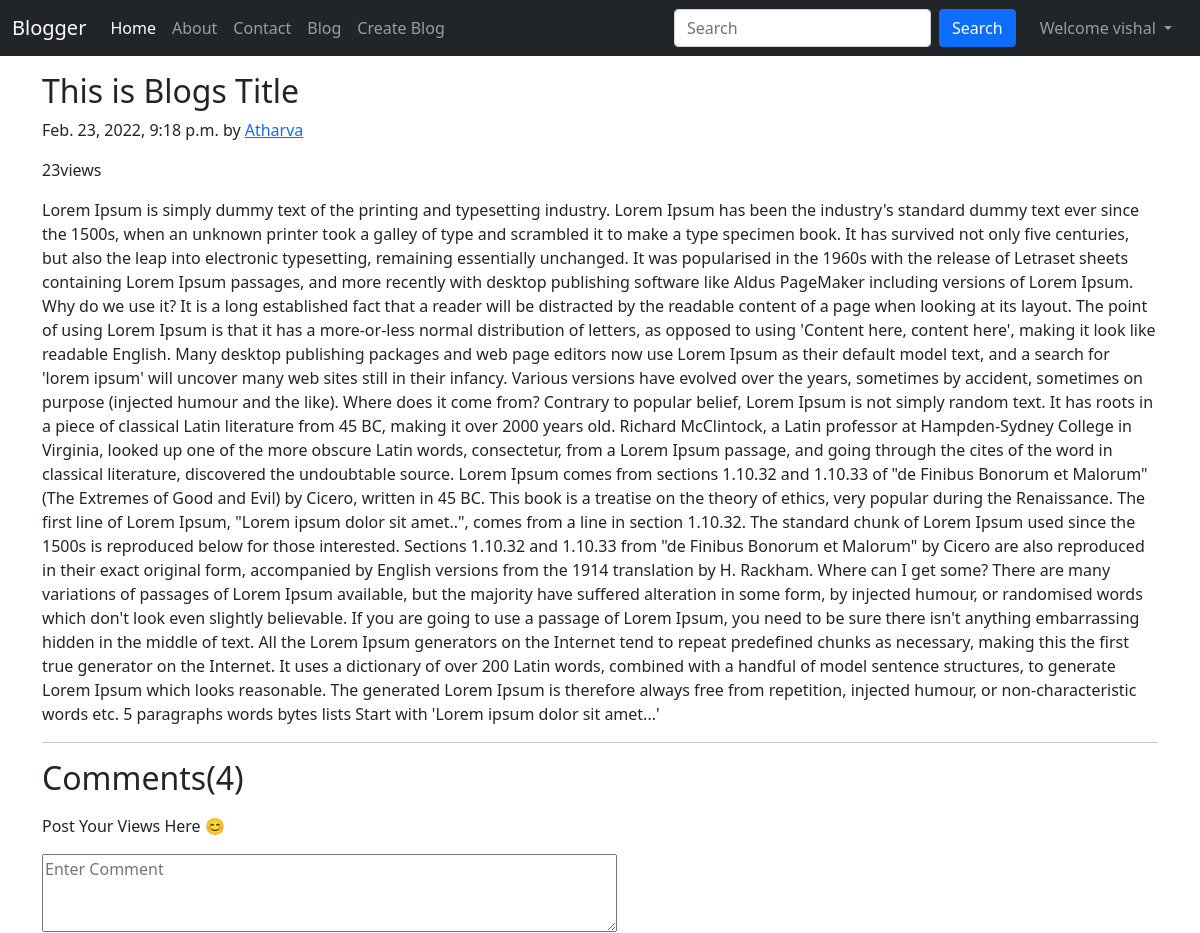
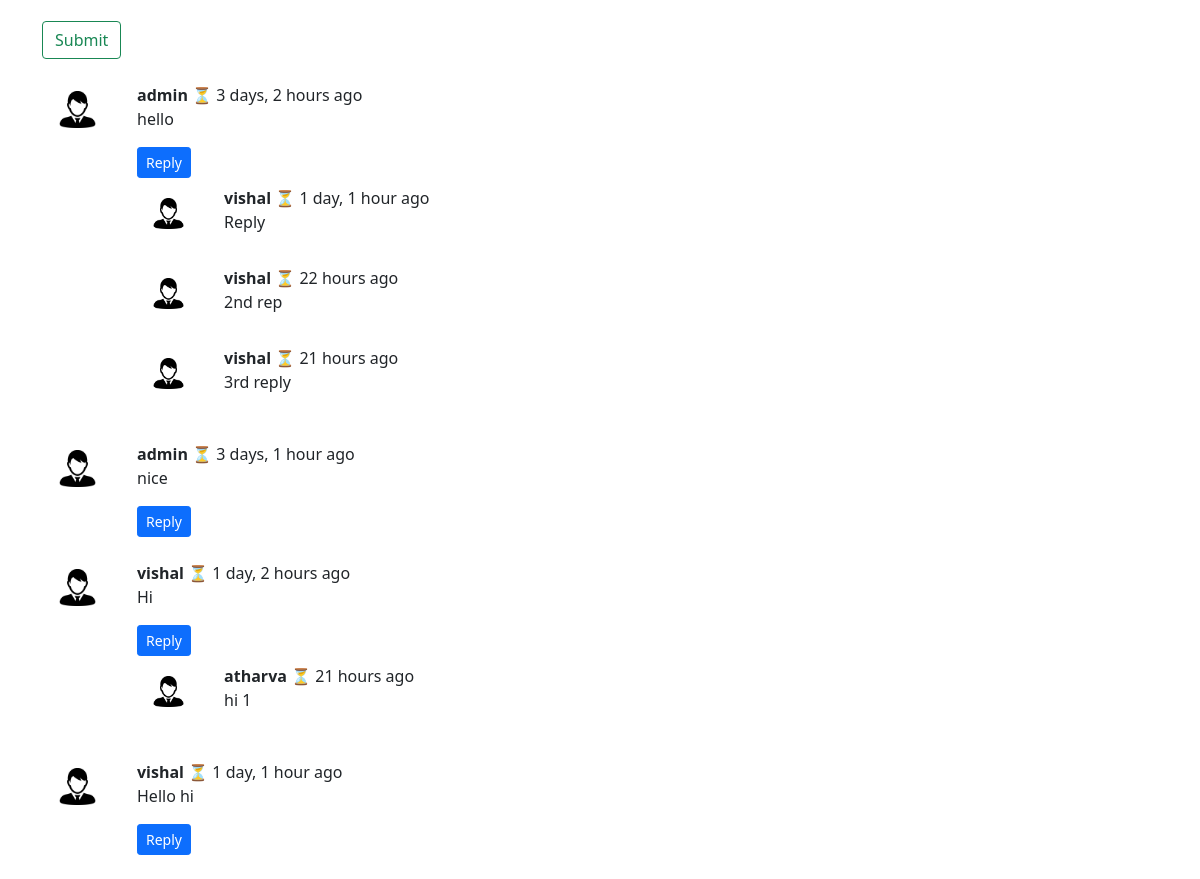
The app's page /blog/first-post (signed in) with its own data (2 pictures, top to bottom).
### blog/models.py (models this page shows, shortened)
class Post(models.Model):
    sno = models.AutoField(primary_key=True)
    title = models.CharField(max_length=255)
    content = models.TextField()
    author = models.CharField(max_length=20)
    slug = models.CharField(max_length=130)
    views = models.IntegerField(default=0)
    timestamp = models.DateTimeField(blank=True)

class BlogComment(models.Model):
    sno = models.AutoField(primary_key=True)
    comment = models.TextField()
    user = models.ForeignKey(User, on_delete=models.CASCADE)
    post = models.ForeignKey(Post, on_delete=models.CASCADE)
    parent = models.ForeignKey('self', on_delete=models.CASCADE, null=True)
    timestamp = models.DateTimeField(default=now)

### blog/views.py (the view)
# urls.py: path('<str:slug>', views.blogPost, name="blogPost"),
def blogPost(request, slug):
    post = Post.objects.filter(slug=slug)[0]
    post.views = post.views+1
    post.save()
    comments = BlogComment.objects.filter(post=post, parent = None)
    replies = BlogComment.objects.filter(post=post).exclude(parent = None)
    replyDict = {}
    for reply in replies:
        if reply.parent.sno not in replyDict.keys():
            replyDict[reply.parent.sno] = [reply]
        else:
            replyDict[reply.parent.sno].append(reply)
    context = {
        'post': post,
        'comments': comments,
        'user' : request.user,
        'replyDict' : replyDict,
    }
    return render(request, "blog/blogPost.html", context)

### blog/templatetags/extras.py (called while the page is built)
@register.filter(name='get_val')
def get_val(dict, key):
    return dict.get(key)

### templates/blog/blogPost.html (shortened to what this page needs)
{% extends 'base.html' %}
{% block blogactive %} active {% endblock blogactive %}
{% block body %}
{% load humanize %}
{% load extras %}
<div class="container my-3">
  <h2 class="blog-post-title">{{ post.title }}</h2>
  <p class="blog-post-meta">{{ post.timestamp}} by <a href="/about">{{post.author}}</a></p>
  <span>{{post.views}}views</span>
  <p>{{post.content|safe}}</p>
  <hr>
</div>
<div class="container">
  <h2>Comments({{comments.count}})</h2>
  <div class="my-2">
    {% if user.is_authenticated %}
    <form action="/blog/postComment" method="post">
      <label class="my-2" for="comemnt">Post Your Views Here 😊</label><br>
      <textarea class="my-2" type="text" name="comment" placeholder="Enter Comment" cols="60" rows="3"></textarea>
      <br>
      <input class="my-2 btn btn-outline-success" type="submit" value="Submit">
    </form>
    {% else %}
    <p>Please login to post a comment</p>
    {% endif %}
</div>
  {% for comment in comments %}
  <div class="row my-3">
    <div class="col-md-1 ">
      <img src="/static/icon.png" alt="user" class="rounded mx-auto d-block w-75 p-2">
    </div>
    <div class="col-md-11 ">
      <b>{{comment.user.username}}</b> ⏳ <span>{{comment.timestamp | naturaltime}}</span>
      <div>{{comment.comment}}</div>
      <div class="reply mx-0 mt-3">
        {% if user.is_authenticated %}
          <button class="btn btn-sm btn-primary" type="button" data-bs-toggle="collapse" data-bs-target="#replyBox{{comment.sno}}" aria-expanded="false">
            Reply
          </button>
        {% else %}
        <button class="btn btn-sm btn-primary" type="button" data-bs-toggle="collapse" data-bs-target="#replyBox{{comment.sno}}" aria-expanded="false" disabled>
          Login to reply
        </button>
        {% endif %}
        <div class="replies my-2">
            {% for reply in replyDict|get_val:comment.sno %}
            <div class="row my-2">
              <div class="col-md-1 ">
                <img src="/static/icon.png" alt="user" class="rounded mx-auto d-block my-1 w-75 p-2">
              </div>
              <div class="col-md-11">
                <b>{{reply.user.username}}</b> ⏳ <span>{{reply.timestamp | naturaltime}}</span>
      <div>{{reply.comment}}</div>
                <br>
              </div>
            </div>
            {% endfor %}
        </div>
      </div>
    </div>
  </div>
  {% endfor %}
</div>
{% endblock body %}

### templates/base.html (shortened to what this page needs)
<!doctype html>
<html lang="en">
<head>
  <link href="https://cdn.jsdelivr.net/npm/bootstrap@5.1.3/dist/css/bootstrap.min.css" rel="stylesheet"
>
  <link rel="stylesheet" href="https://cdnjs.cloudflare.com/ajax/libs/font-awesome/4.7.0/css/font-awesome.min.css">
</head>
<body>
  <nav class="navbar navbar-expand-lg navbar-dark bg-dark">
    <div class="container-fluid">
      <a class="navbar-brand" href="/">Blogger</a>
      <div class="collapse navbar-collapse" id="navbarSupportedContent">
        <ul class="navbar-nav me-auto mb-2 mb-lg-0">
          <li class="nav-item {% block homeactive %} {% endblock homeactive %}">
            <a class="nav-link active" aria-current="page" href="/">Home</a>
          </li>
          <li class="nav-item {% block aboutactive %} {% endblock aboutactive %}">
            <a class="nav-link" href="/about">About</a>
          </li>
          <li class="nav-item {% block contactactive %} {% endblock contactactive %}">
            <a class="nav-link" href="/contact">Contact</a>
          </li>
          <li class="nav-item {% block blogactive %} {% endblock blogactive %}">
            <a class="nav-link" href="/blog">Blog</a>
          </li>
          {% if user.is_authenticated %}
          <li class="nav-item">
            <a class="nav-link" href="blogCreate">Create Blog</a>
          </li>
          {% endif %}
        </ul>
        <form method="get" action="/search" class="d-flex my-2 my-lg-0 mx-3">
          <input class="form-control me-2" type="search" placeholder="Search" aria-label="Search" name="query"
            id="query">
          <button class="btn btn-primary " type="submit">Search</button>
        </form>
        {% if user.is_authenticated %}
        <ul class="navbar-nav ml-auto me-2">
          <li class="nav-item dropdown">
            <a class="nav-link dropdown-toggle" href="#" id="navbarDropdown" role="button" data-bs-toggle="dropdown" aria-expanded="false">
              Welcome {{request.user}}
            </a>
          </li>
        </ul>
        {% endif %}
      </div>
    </div>
  </nav>
  {% block body %}{% endblock body %}
</body>
</html>

### records on screen
Post: title "This is Blogs Title", timestamp "Feb. 23, 2022, 9:18 p.m.", author "Atharva", views "23", content "Lorem Ipsum is simply dummy text of the printing and typesetting industry. Lorem Ipsum has been the industry's standard dummy text ever since the 1500s, when an unknown printer took a galley of type and scrambled it to make a type specimen book. It has survived not only five centuries, but also the leap into electronic typesetting, remaining essentially unchanged. It was popularised in the 1960s with the release of Letraset sheets containing Lorem Ipsum passages, and more recently with desktop publishing software like Aldus PageMaker including versions of Lorem Ipsum. Why do we use it? It is a long established fact that a reader will be distracted by the readable content of a page when…"
BlogComment: user.username "admin", timestamp "3 days, 2 hours ago", comment "hello"
BlogComment: user.username "vishal", timestamp "1 day, 1 hour ago", comment "Reply"
BlogComment: user.username "vishal", timestamp "22 hours ago", comment "2nd rep"
BlogComment: user.username "vishal", timestamp "21 hours ago", comment "3rd reply"
BlogComment: user.username "admin", timestamp "3 days, 1 hour ago", comment "nice"
BlogComment: user.username "vishal", timestamp "1 day, 2 hours ago", comment "Hi"
BlogComment: user.username "atharva", timestamp "21 hours ago", comment "hi 1"
BlogComment: user.username "vishal", timestamp "1 day, 1 hour ago", comment "Hello hi"

### other values on screen
{{ request.user }} "vishal"
{{ comments.count }} "4"
